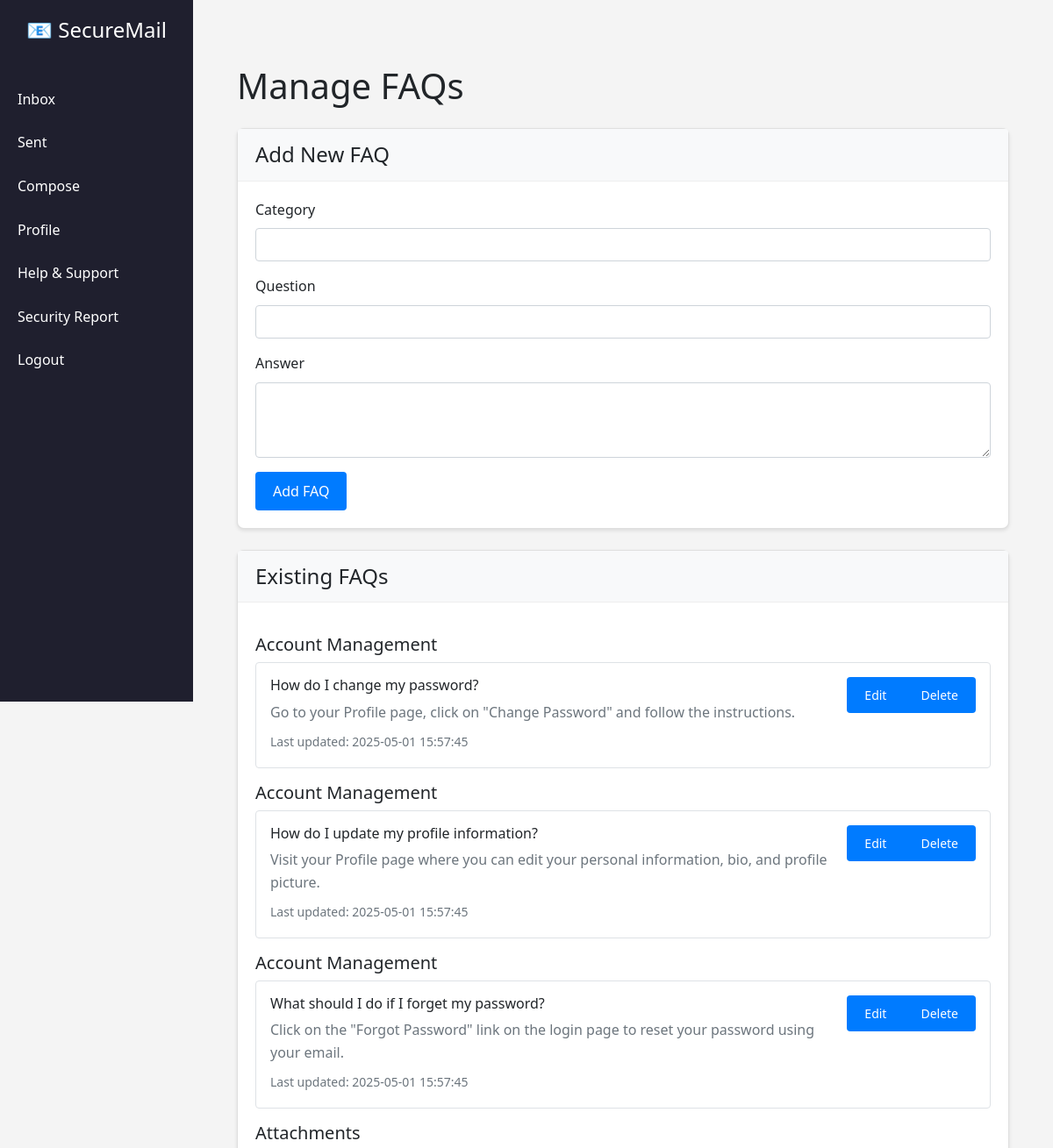
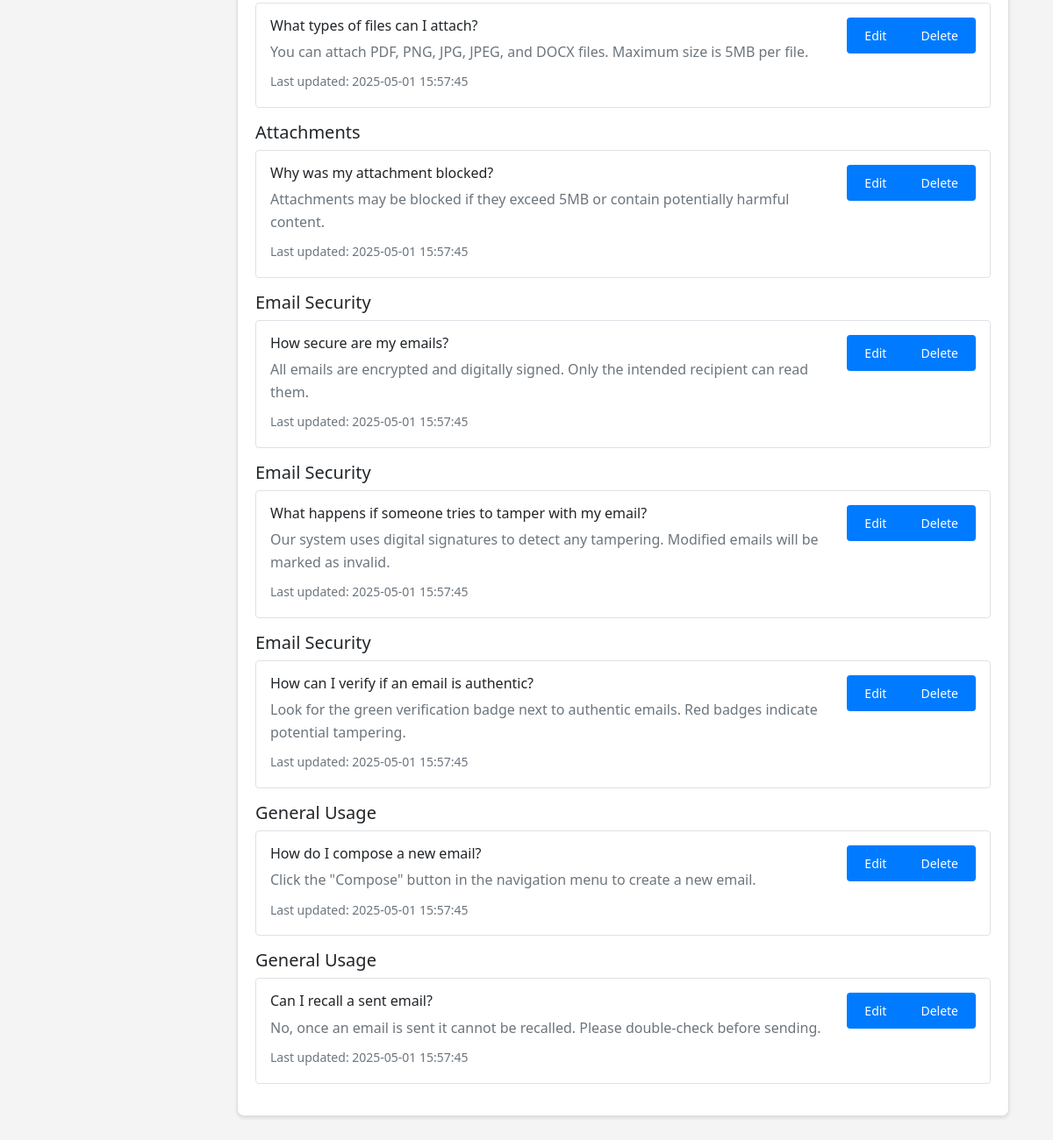
The app's page /admin/faqs (signed in) with its own data (2 pictures, top to bottom).
### tables this page shows
CREATE TABLE faqs (
                id INTEGER PRIMARY KEY AUTOINCREMENT,
                question TEXT NOT NULL,
                answer TEXT NOT NULL,
                category TEXT NOT NULL,
                created_at DATETIME DEFAULT CURRENT_TIMESTAMP,
                updated_at DATETIME DEFAULT CURRENT_TIMESTAMP
            );

### app.py (the view)
@app.route('/admin/faqs')
@admin_required
def admin_faqs():
    try:
        conn = sqlite3.connect(DB_NAME)
        conn.row_factory = sqlite3.Row
        c = conn.cursor()
        c.execute('SELECT * FROM faqs ORDER BY category, created_at DESC')
        faqs = c.fetchall()
        conn.close()
        return render_template('admin/faqs.html', faqs=faqs)
    except Exception as e:
        print("Admin FAQs error:", str(e))
        return render_template('admin/faqs.html', faqs=[])

### app.py (called while the page is built)
@login_manager.user_loader
def load_user(user_id):
    return User.get(int(user_id))

def admin_required(f):
    @wraps(f)
    def decorated_function(*args, **kwargs):
        print(f"Admin required decorator called for {f.__name__}")
        print(f"Current user: {current_user}")
        print(f"Current user is authenticated: {current_user.is_authenticated}")
        if not current_user.is_authenticated:
            print("User not authenticated, redirecting to login")
            return redirect(url_for('login_page'))
        if not getattr(current_user, 'is_admin', False):
            print("User not authorized as admin, redirecting to login")
            return redirect(url_for('login_page'))
        return f(*args, **kwargs)
    return decorated_function

### your_user_model.py (called while the page is built)
    @staticmethod
    def get(user_id):
        conn = sqlite3.connect('users.db')
        cursor = conn.cursor()
        cursor.execute('SELECT id, email, fullname, is_admin FROM users WHERE id = ?', (user_id,))
        user_data = cursor.fetchone()
        conn.close()
        if user_data:
            user = User()
            user.id = user_data[0]
            user.email = user_data[1]
            user.fullname = user_data[2]
            user.is_admin = bool(user_data[3])
            user._authenticated = True
            return user
        return None

### templates/admin/faqs.html (shortened to what this page needs)
{% extends "base.html" %}
{% block content %}
<div class="container mt-4">
    <h1 class="mb-4">Manage FAQs</h1>
    <div class="card mb-4">
        <div class="card-header">
            <h2 class="h4 mb-0">Add New FAQ</h2>
        </div>
        <div class="card-body">
            <form id="addFaqForm">
                <div class="mb-3">
                    <label for="category" class="form-label">Category</label>
                    <input type="text" class="form-control" id="category" name="category" required>
                </div>
                <div class="mb-3">
                    <label for="question" class="form-label">Question</label>
                    <input type="text" class="form-control" id="question" name="question" required>
                </div>
                <div class="mb-3">
                    <label for="answer" class="form-label">Answer</label>
                    <textarea class="form-control" id="answer" name="answer" rows="3" required></textarea>
                </div>
                <button type="submit" class="btn btn-primary">Add FAQ</button>
            </form>
        </div>
    </div>
    <div class="card">
        <div class="card-header">
            <h2 class="h4 mb-0">Existing FAQs</h2>
        </div>
        <div class="card-body">
            {% if faqs %}
                {% set current_category = None %}
                {% for faq in faqs %}
                    {% if faq.category != current_category %}
                        <h3 class="h5 mt-3 mb-2">{{ faq.category }}</h3>
                        <div class="faq-category">
                        {% set current_category = faq.category %}
                    {% endif %}
                    <div class="faq-item mb-3 p-3 border rounded">
                        <div class="d-flex justify-content-between align-items-start">
                            <div>
                                <h4 class="h6 mb-2">{{ faq.question }}</h4>
                                <p class="text-muted mb-2">{{ faq.answer }}</p>
                                <small class="text-muted">Last updated: {{ faq.updated_at }}</small>
                            </div>
                            <div class="btn-group">
                                <button class="btn btn-sm btn-outline-primary edit-faq"
                                        data-id="{{ faq.id }}"
                                        data-category="{{ faq.category }}"
                                        data-question="{{ faq.question }}"
                                        data-answer="{{ faq.answer }}">
                                    Edit
                                </button>
                                <button class="btn btn-sm btn-outline-danger delete-faq"
                                        data-id="{{ faq.id }}">
                                    Delete
                                </button>
                            </div>
                        </div>
                    </div>
                {% endfor %}
            {% else %}
                <p class="text-muted">No FAQs available.</p>
            {% endif %}
        </div>
    </div>
</div>
{% endblock %}

### static/css/style.css (style rules this page uses)
* { box-sizing: border-box; margin: 0; padding: 0; }
body { font-family: 'Segoe UI', sans-serif; line-height: 1.6; background-color: #f4f4f4; min-height: 100vh; }
.container { max-width: 1200px; margin: 0 auto; padding: 20px; }
.btn { display: inline-block; padding: 10px 20px; background-color: #007bff; color: #fff; border: none; border-radius: 4px; cursor: pointer; text-decoration: none; }
.card { background: #fff; border-radius: 8px; box-shadow: 0 2px 4px rgba(0, 0, 0, 0.1); margin-bottom: 20px; }
.card-header { padding: 15px 20px; border-bottom: 1px solid #eee; background-color: #f8f9fa; }
.card-body { padding: 20px; }

### records on screen
faqs: category "Account Management", question "How do I change my password?", answer "Go to your Profile page, click on \"Change Password\" and follow the instructions.", updated_at "2025-05-01 15:57:45"
faqs: category "Account Management", question "How do I update my profile information?", answer "Visit your Profile page where you can edit your personal information, bio, and profile picture.", updated_at "2025-05-01 15:57:45"
faqs: category "Account Management", question "What should I do if I forget my password?", answer "Click on the \"Forgot Password\" link on the login page to reset your password using your email.", updated_at "2025-05-01 15:57:45"
faqs: category "Attachments", question "What types of files can I attach?", answer "You can attach PDF, PNG, JPG, JPEG, and DOCX files. Maximum size is 5MB per file.", updated_at "2025-05-01 15:57:45"
faqs: category "Attachments", question "Why was my attachment blocked?", answer "Attachments may be blocked if they exceed 5MB or contain potentially harmful content.", updated_at "2025-05-01 15:57:45"
faqs: category "Email Security", question "How secure are my emails?", answer "All emails are encrypted and digitally signed. Only the intended recipient can read them.", updated_at "2025-05-01 15:57:45"
faqs: category "Email Security", question "What happens if someone tries to tamper with my email?", answer "Our system uses digital signatures to detect any tampering. Modified emails will be marked as invalid.", updated_at "2025-05-01 15:57:45"
faqs: category "Email Security", question "How can I verify if an email is authentic?", answer "Look for the green verification badge next to authentic emails. Red badges indicate potential tampering.", updated_at "2025-05-01 15:57:45"
faqs: category "General Usage", question "How do I compose a new email?", answer "Click the \"Compose\" button in the navigation menu to create a new email.", updated_at "2025-05-01 15:57:45"
faqs: category "General Usage", question "Can I recall a sent email?", answer "No, once an email is sent it cannot be recalled. Please double-check before sending.", updated_at "2025-05-01 15:57:45"
